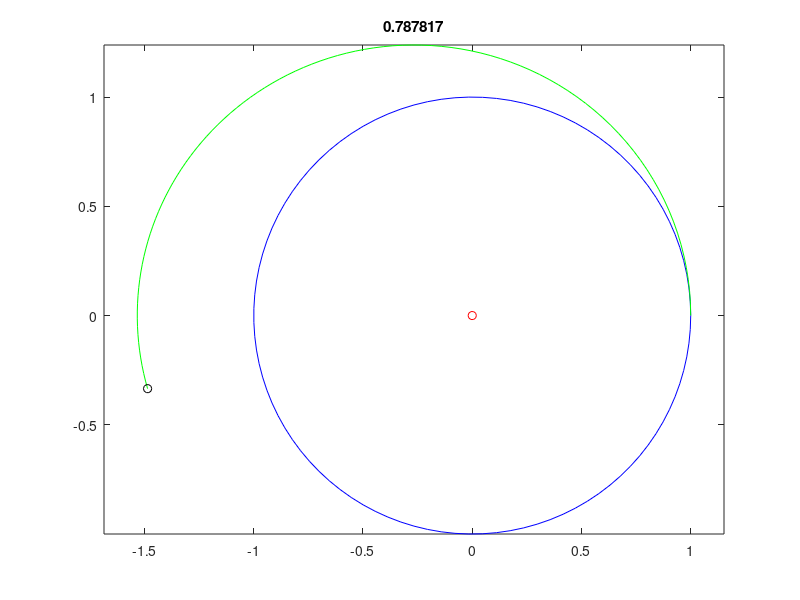

The MATLAB script that drew this image:
clear;

h=0.05;       % timestep of 0.05 time-units
pos=[1 0];    % initial position
vel=[0 1.1];  % initial velocity

steps=100;              % number of steps
skip=ceil(steps/100);   % plot only 100 frames

theta=linspace(0,2*pi,100);   % equally spaced points
xc=cos(theta);
yc=sin(theta);

for i=1:steps
  x(i)=pos(1);
  y(i)=pos(2);
  time=(i-1)*h/(2*pi);

  if rem(i,skip)==0
    plot(xc,yc,'b',x,y,'g-',pos(1),pos(2),'ko',0,0,'ro')
    title(time)
    axis equal;
    pause(0);
  end

  r=norm(pos);
  accel=-1/r^2 * pos/r;
 
  % Verlet Method
  if i==1
    next=pos + h*vel + 0.5*h*h*accel;
  else
    next=2*pos - prev + h*h*accel;
  end
 
  prev=pos;
  pos=next;
end

disp(pos)
